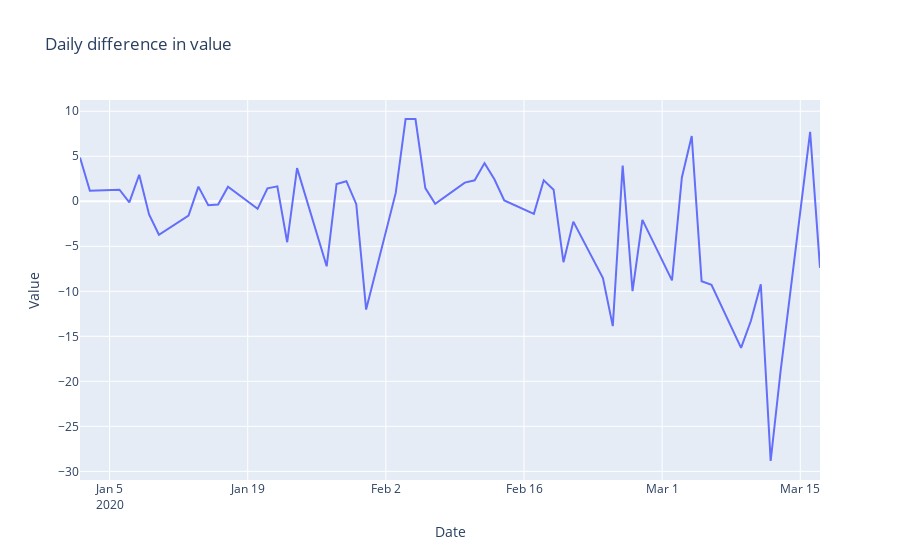

The notebook cell this image was saved under:
### Markdown cell above
# more stuff to think about:

### Code cell
option_list = ['day_diff']
title=' Daily difference in value'
fig, AEX_s = plot_period_stocks(AEX, '2020-01-02', datetime.today().__format__(date_format), option_list, title)
fig
